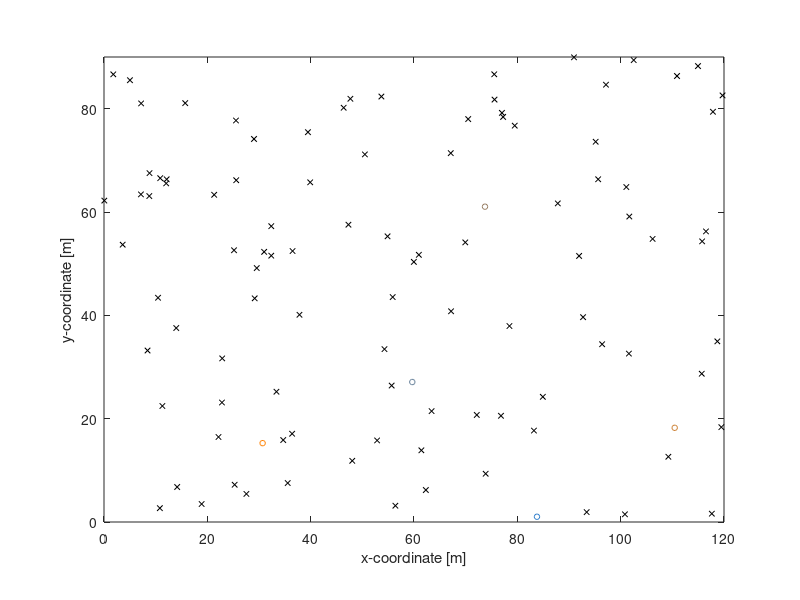

Write the MATLAB code that produced this figure. (Note: this script raises an error after producing the figure.)
clear all
rng(11)

%% Define robot and task positions

xmax = 120;
ymax = 90;

% number of tasks
n = 100;

%task locations
p_T = [xmax * rand(1,n); ymax * rand(1,n)];


%number of robots
m = 5;

%initial posistions of robots
p_R = [xmax * rand(1,m); ymax * rand(1,m)];


% %steps in schedule
% smax = n;%ceil(n / m);


%% plot robots and tasks
figure(101)
clf

%robot colours
RobCol = zeros(3,m);

%plot task positions
plot(p_T(1,:),p_T(2,:),'kx','MarkerSize',4)

hold on

%plot robot inistial positions
for i = 1:m
    RobCol(:,i) = [i / m, 0.5,1 - i / m]';    
    plot(p_R(1,i), p_R(2,i),'o','MarkerSize',4,'MarkerEdgeColor',RobCol(:,i))
end

% for i = 1:m
%     text(p_R(1,i),p_R(2,i)+3,['$r_{',num2str(i),'}$'],'Color',RobCol(:,i),'HorizontalAlignment','center','Interpreter','latex')    
% end
% for j = 1:n
%     text(p_T(1,j),p_T(2,j)+3,['$t_{',num2str(j),'}$'],'Color','k','HorizontalAlignment','center','Interpreter','latex') 
% end

axis equal
axis([0,xmax,0,ymax])
xlabel('x-coordinate [m]')
ylabel('y-coordinate [m]')


%% Determine costs

%intrinsic task cost
max_intrinsic = 0;
c_int = max_intrinsic * rand(1,n);

%cost of going from robot initial position to task
distcost = 1;
[X_TR_1,X_TR_0] = meshgrid(p_T(1,:),p_R(1,:));
[Y_TR_1,Y_TR_0] = meshgrid(p_T(2,:),p_R(2,:));
c_dist_0 = distcost * sqrt((X_TR_1 - X_TR_0) .^ 2 + (Y_TR_1 - Y_TR_0) .^ 2); 

%cost of going to next task 
[X_TT_kp1,X_TT_k] = meshgrid(p_T(1,:));
[Y_TT_kp1,Y_TT_k] = meshgrid(p_T(2,:));
c_dist = distcost * sqrt((X_TT_kp1 - X_TT_k) .^ 2 + (Y_TT_kp1 - Y_TT_k) .^ 2); 

%cost of task from robot initial position
c_T0 = c_dist_0 + repmat(c_int,m,1);

%cost of task (columm) conditioned on last task (row)
c_TT = c_dist + repmat(c_int,n,1);



%%
tic
[A_r,W,E,U,available_k] = SSI(c_T0,c_TT);

time_SSI_step1 = toc;
%%
tic

rob_route = cell(m,1);
for ir = 1:m
    if sum(A_r(ir,:)) > 0
        rob_route{ir} = AucRes2route(E,A_r,ir);        
    end    
end

time_SSI_step2 = toc;

% plot paths
figure(102)
clf

%
plot(p_T(1,:),p_T(2,:),'kx','MarkerSize',4)
hold on
mh = min(min(c_T0))/ 1;
mh = 10;%ll9.8590;

for i = 1:m
    plot(p_R(1,i), p_R(2,i),'o','MarkerSize',4,'MarkerEdgeColor',RobCol(:,i))
    for s = 1:size(rob_route{i},1)
        if rob_route{i}(s,1) == 0
            quiver(p_R(1,i), p_R(2,i), p_T(1,rob_route{i}(s,2)) - p_R(1,i), p_T(2,rob_route{i}(s,2)) - p_R(2,i),1,'Color',RobCol(:,i),'MaxHeadSize',mh / norm([p_T(1,rob_route{i}(s,2)) - p_R(1,i), p_T(2,rob_route{i}(s,2)) - p_R(2,i)]))            
        else
            if rob_route{i}(s,2) == 0
                quiver(p_T(1,rob_route{i}(s,1)), p_T(2,rob_route{i}(s,1)), p_R(1,i) - p_T(1,rob_route{i}(s,1)), p_R(2,i) - p_T(2,rob_route{i}(s,1)),1,'Color',RobCol(:,i),'MaxHeadSize',mh / norm([p_R(1,i) - p_T(1,rob_route{i}(s,1)), p_R(2,i) - p_T(2,rob_route{i}(s,1))]))                   
            else
                quiver(p_T(1,rob_route{i}(s,1)), p_T(2,rob_route{i}(s,1)), p_T(1,rob_route{i}(s,2)) - p_T(1,rob_route{i}(s,1)), p_T(2,rob_route{i}(s,2)) - p_T(2,rob_route{i}(s,1)),1,'Color',RobCol(:,i),'MaxHeadSize',mh / norm([p_T(1,rob_route{i}(s,2)) - p_T(1,rob_route{i}(s,1)), p_T(2,rob_route{i}(s,2)) - p_T(2,rob_route{i}(s,1))]))
            end
        end
    end
end

% for i = 1:m
%     text(p_R(1,i),p_R(2,i)+3,['$r_{',num2str(i),'}$'],'Color',RobCol(:,i),'HorizontalAlignment','center','Interpreter','latex')    
% end
% for j = 1:n
%     text(p_T(1,j),p_T(2,j)+3,['$t_{',num2str(j),'}$'],'Color','k','HorizontalAlignment','center','Interpreter','latex') 
% end
axis equal
axis([0,xmax,0,ymax])
xlabel('x-coordinate [m]')
ylabel('y-coordinate [m]')
title('SSI') 


%% evaluate assignment cost
RobCost_r = zeros(m,1);
for ir = 1:m
    RobCost_r(ir) = PathCost(rob_route{ir},c_T0(ir,:),c_TT);
end
cost_SSI = sum(RobCost_r);


%% MIMID
c = [c_T0;c_TT];

tic
upper_E = MINMID(c,W,E,available_k);
time_MINMID = toc;



%% ROBUST
% c = [c_T0;c_TT];
% upper_E_manual = inf(m +n,n);
% for ar = 1:n
% %     upper_E(W{ar} == 1) = rand * (c(U{ar} == 1) - c(W{ar} == 1));
%     upper_E_manual(W{ar} == 1) = (c(U{ar} == 1) - c(W{ar} == 1)) / 2;
% end

tic 
[lower,upper] = ROBUST([c_T0;c_TT],W,E,upper_E,available_k);
time_ROBUST = toc;


%%
% [Ito,Ifrom] = meshgrid(1:n,1:(m + n)); 
% figure(106)
% clf
% surf(Ifrom,Ito,-[lower_T0_capped;lower_TT_capped])
% xlabel('Vertex 1')
% ylabel('Vertex 2')
% zlabel('Smallest allowable perturbation')
% axis([1,m + n,1,n,-50,0])
% 
% figure(107)
% clf
% surf(Ifrom,Ito,[upper_T0_capped;upper_TT_capped])
% xlabel('Vertex 1')
% ylabel('Vertex 2')
% zlabel('Largest allowable perturbation')
% axis([1,m + n,1,n,0,50])

%% test allowable perturbation
%%
% expN = 1000;
% c_test = zeros(m + n,n,expN);
% 
% lower_T0 = lower(1:m,:);
% lower_TT = lower(m + 1:m + n,:);
% upper_T0 = upper(1:m,:);
% upper_TT = upper(m + 1:m + n,:);
% 
% 
% rf = 50;
% lower_T0_capped = min(lower_T0,rf);
% lower_TT_capped = min(lower_TT,rf);
% upper_T0_capped = min(upper_T0,rf);
% upper_TT_capped = min(upper_TT,rf);
% 
% 
% for testit = 1:expN    
% 
%     c_add_TT = -lower_TT_capped + rand(size(c_TT)) .* (upper_TT_capped + lower_TT_capped);
%     c_add_T0 = -lower_T0_capped + rand(size(c_T0)) .* (upper_T0_capped + lower_T0_capped);
%     c_TT_p = c_TT + c_add_TT;
%     c_T0_p = c_T0 + c_add_T0;
%     
%     c_test(:,:,testit) = [c_T0_p;c_TT_p];
% 
%     
%     [~,W_comp,~,~,~] = SSI(c_T0_p,c_TT_p);
%     
%     CompRounds = zeros(n,1);
%     for round = 1:n
%         CompRounds(round) = prod(prod(W{round} == W_comp{round}));
%     end
%     IsSame = prod(CompRounds);
%     if ~IsSame
%         IsSame
%     end
% end



%%
% figure(105)
% clf
% for j = 1:n
%     for i = 1:(m + n)
%         subplot(m + n,n,(j - 1) * (m + n) + i)
%         plot(zeros(1,expN),squeeze(c_test(i,j,:)),'.');
%         hold on
%         plot(0,c(i,j),'kx')
%         ax = gca;
%         ax.XTickLabel = [];
%         xlabel(['edge (',num2str(i),',',num2str(j),')']);
%         axis([-1,1,0,150])
%     end
% end
% 
% 



%% true min-sum-sum optimal solution
% [schedule_MinSumSum,cost_MinSumSum_Ob,diagnositics_MinSumSum] = MinSumSum(c_T0,c_TT);
% 
% RobCost_MinSumSum = zeros(m,1);
% Assignment_MinSumSum = zeros(m,n,n);
% PastCost_MinSumSum = cell(m,1);
% for ir = 1:m
%     PastCost_MinSumSum{ir} = zeros(1,length(schedule_MinSumSum{ir}));
%     for io = 1:length(schedule_MinSumSum{ir})
%         Assignment_MinSumSum(ir,schedule_MinSumSum{ir}(io),io) = 1;
%         PastCost_MinSumSum{ir}(io) = Schedule2PathCost(schedule_MinSumSum{ir}(1:io),c_T0(ir,:),c_TT);
%     end
%     RobCost_MinSumSum(ir) = Schedule2PathCost(schedule_MinSumSum{ir},c_T0(ir,:),c_TT);
% end
% cost_MinSumSum = sum(RobCost_MinSumSum);
% 
% %% compare
% OptimalityGap = cost_SSI - cost_MinSumSum;
% 
% CostRatio = cost_SSI / cost_MinSumSum
% 
% %% plot optimal
% figure(103)
% clf
% 
% %
% plot(p_T(1,:),p_T(2,:),'kx','MarkerSize',4)
% hold on
% 
% for i = 1:m
%     
%     plot(p_R(1,i), p_R(2,i),'o','MarkerSize',4,'MarkerEdgeColor',RobCol(:,i))
% %     text(p_R(1,i),p_R(2,i)+3,'0','Color',RobCol(:,i),'HorizontalAlignment','center') 
%     
%     if ~isempty(schedule_MinSumSum{i})
%         quiver(p_R(1,i), p_R(2,i), p_T(1,schedule_MinSumSum{i}(1)) - p_R(1,i), p_T(2,schedule_MinSumSum{i}(1)) - p_R(2,i),1,'Color',RobCol(:,i),'MaxHeadSize',mh / norm([ p_T(1,schedule_MinSumSum{i}(1)) - p_R(1,i), p_T(2,schedule_MinSumSum{i}(1)) - p_R(2,i)]))
%         
% %         text(p_T(1,schedule_MinSumSum{i}(1)),p_T(2,schedule_MinSumSum{i}(1))+3,num2str(PastCost_MinSumSum{i}(1),'%.2f'),'Color',RobCol(:,i),'HorizontalAlignment','center') 
%     
%         for s = 2:length(schedule_MinSumSum{i})
%             quiver(p_T(1,schedule_MinSumSum{i}(s - 1)), p_T(2,schedule_MinSumSum{i}(s - 1)), p_T(1,schedule_MinSumSum{i}(s)) - p_T(1,schedule_MinSumSum{i}(s - 1)), p_T(2,schedule_MinSumSum{i}(s)) - p_T(2,schedule_MinSumSum{i}(s - 1)),1,'Color',RobCol(:,i),'MaxHeadSize',mh / norm([ p_T(1,schedule_MinSumSum{i}(s)) - p_T(1,schedule_MinSumSum{i}(s - 1)), p_T(2,schedule_MinSumSum{i}(s)) - p_T(2,schedule_MinSumSum{i}(s - 1))]))
%             
% %             text(p_T(1,schedule_MinSumSum{i}(s)),p_T(2,schedule_MinSumSum{i}(s))+3,num2str(PastCost_MinSumSum{i}(s),'%.2f'),'Color',RobCol(:,i),'HorizontalAlignment','center') 
%         end        
%     end
% end
% 
% for i = 1:m
%     text(p_R(1,i),p_R(2,i)+3,['$r_{',num2str(i),'}$'],'Color',RobCol(:,i),'HorizontalAlignment','center','Interpreter','latex')    
% end
% for j = 1:n
%     text(p_T(1,j),p_T(2,j)+3,['$t_{',num2str(j),'}$'],'Color','k','HorizontalAlignment','center','Interpreter','latex') 
% end
% 
% axis equal
% axis([0,xmax,0,ymax])
% xlabel('x-coordinate [m]')
% ylabel('y-coordinate [m]')
% title('min-sum-sum optimal') 

